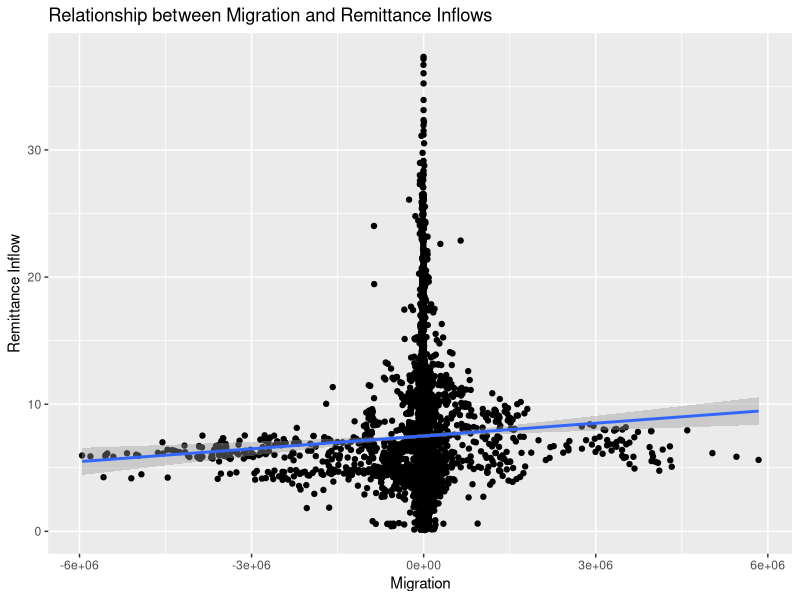
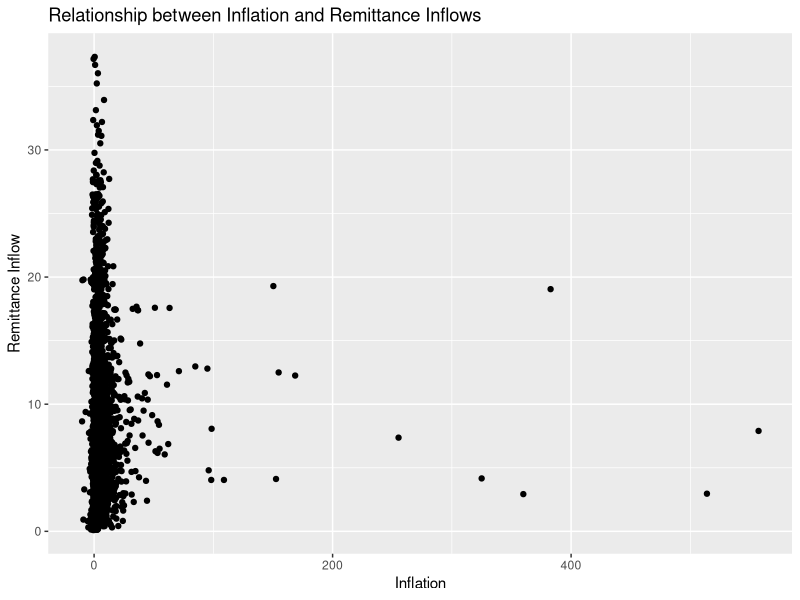
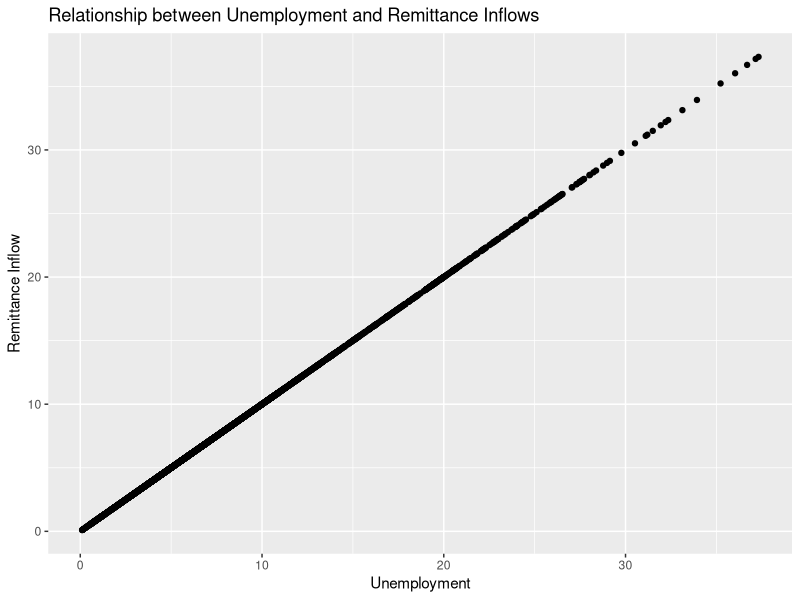
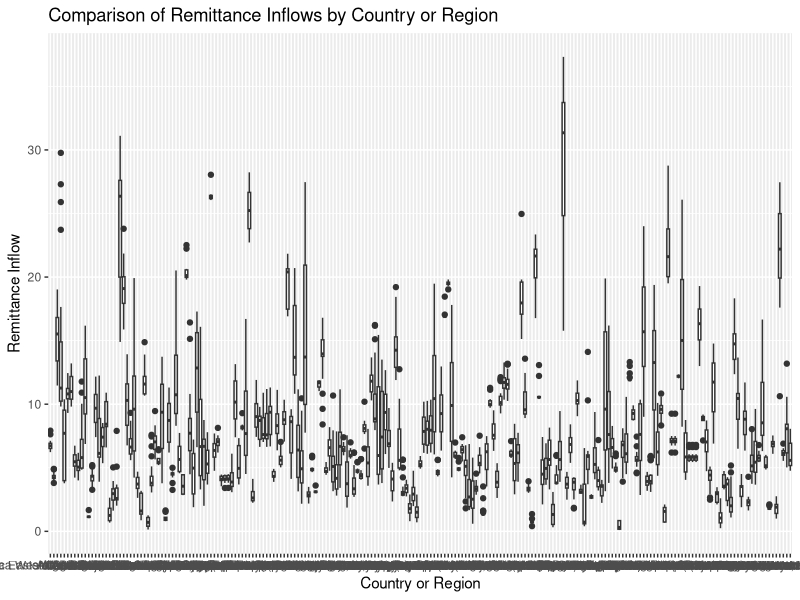

Write R code to recreate these figures, in order. (Note: this script raises an error after producing the figures.)
## ---- chunk 1
knitr::opts_chunk$set(echo = TRUE)
## ---- chunk 2
library(tidyverse)
library(readr)
library(ggplot2)
library(dplyr)
## ---- chunk 3
economic_growth <- read_csv("data/economicGrowth.csv")
migration <- read_csv("data/migration.csv")
inflation <- read_csv("data/inflation.csv")
gross_capital_formation <- read_csv("data/grossCapitalFormation.csv")
unemployment <- read_csv("data/unemployment.csv")
remittance_inflow <- read_csv("data/remittance_inflow.csv")
## ---- chunk 4
library(skimr)
qq <-skim_to_wide(inflation)
qq
## ---- chunk 5
# Select the columns representing years starting from 2000 to 2021
economic_growth <- select(economic_growth, Country_Name, `2000`:`2021`)
migration <- select(migration, Country_Name, `2000`:`2021`)
inflation <- select(inflation, Country_Name, `2000`:`2021`)
gross_capital_formation <- select(gross_capital_formation, Country_Name, `2000`:`2021`)
unemployment <- select(unemployment, Country_Name, `2000`:`2021`)

economic_growth1 <- pivot_longer(economic_growth, cols="2000":"2021",
                                 names_to = "year",
                                 values_to = "eco_growth")

migration1 <- pivot_longer(migration, cols="2000":"2021",
                                 names_to = "year",
                                 values_to = "migration")

inflation1 <- pivot_longer(inflation, cols="2000":"2021",
                                 names_to = "year",
                                 values_to = "inflation")

gross_capital_formation1 <- pivot_longer(gross_capital_formation, cols="2000":"2021",
                                 names_to = "year",
                                 values_to = "GC_formation")

unemployment1 <- pivot_longer(unemployment, cols="2000":"2021",
                                 names_to = "year",
                                 values_to = "unemployment")

remittance_inflow1 <- pivot_longer(unemployment, cols="2000":"2021",
                                 names_to = "year",
                                 values_to = "remittance_inflow")
## ---- chunk 6
# Merge the datasets based on the common identifier (Country_Name and year)
merged_data <- merge(economic_growth1, migration1, by = c("Country_Name", "year"), all = TRUE)
merged_data <- merge(merged_data, inflation1, by = c("Country_Name", "year"), all = TRUE)
merged_data <- merge(merged_data, gross_capital_formation1, by = c("Country_Name", "year"), all = TRUE)
merged_data <- merge(merged_data, unemployment1, by = c("Country_Name", "year"), all = TRUE)
merged_data <- merge(merged_data, remittance_inflow1, by = c("Country_Name", "year"), all = TRUE)

# View the merged dataset
head(merged_data)
## ---- chunk 7
# Remove rows that has N/A values
merged_data <- merged_data %>% filter(complete.cases(.))
merged_data
## ---- chunk 8
library(caret)
library(RANN)

# Create the knn imputation model on the training data
preProcess_missingdata_model <- preProcess(merged_data, method = 'knnImpute')
preProcess_missingdata_model

# Check if any predictors have all missing values
all_missing_columns <- colnames(merged_data)[apply(is.na(merged_data), 2, all)]

# Remove columns with all missing values from the new data point
newdata <- merged_data[, !colnames(merged_data) %in% all_missing_columns]

# Use the imputation model to predict the values of missing data points if there are any predictors with missing values
if (length(all_missing_columns) > 0) {
  filledData <- predict(preProcess_missingdata_model, newdata = newdata)
  
  # Fill missing values for columns with all missing values
filledData_all_missing <- merged_data[, colnames(merged_data) %in% all_missing_columns]
  filledData <- cbind(filledData, filledData_all_missing)
} else {
  filledData <- newdata
}

# Check if there are any remaining missing values in the imputed data
anyNA(filledData)
## ---- chunk 9
# To download the dataset to the project zipfile
#write.table(merged_data, 
         #   file = "\Users\layan\Downloads\Project 3 (1)\Project\data",row.names=F,
         #   sep = " , ")
## ---- chunk 10
data <- merged_data %>% filter(complete.cases(.))
merged_data

# Explore the data
head(data)  # Display the first few rows of the data
summary(data)  # Get summary statistics of the variables

# Perform linear regression
model <- lm(remittance_inflow ~ migration, data = data)

# Print the regression summary
summary(model)

# Visualize the relationship between migration and remittance inflows using a scatter plot
ggplot(data, aes(x = migration, y = remittance_inflow)) +
  geom_point() +
  geom_smooth(method = "lm") +
  labs(x = "Migration", y = "Remittance Inflow") +
  ggtitle("Relationship between Migration and Remittance Inflows")

## ---- chunk 11
data <- merged_data %>% filter(complete.cases(.))
merged_data

# Explore the data
head(data)  # Display the first few rows of the data
summary(data)  # Get summary statistics of the variables

# Calculate the correlation coefficient between inflation and remittance inflows
correlation <- cor(data$inflation, data$remittance_inflow)

# Print the correlation coefficient
cat("Correlation Coefficient:", correlation, "\n")

# Visualize the relationship between inflation and remittance inflows using a scatter plot
ggplot(data, aes(x = inflation, y = remittance_inflow)) +
  geom_point() +
  labs(x = "Inflation", y = "Remittance Inflow") +
  ggtitle("Relationship between Inflation and Remittance Inflows")

## ---- chunk 12
data <- merged_data %>% filter(complete.cases(.))
merged_data

# Explore the data
head(data)  # Display the first few rows of the data
summary(data)  # Get summary statistics of the variables

# Calculate the correlation coefficient between unemployment and remittance inflows
correlation <- cor(data$unemployment, data$remittance_inflow)

# Print the correlation coefficient
cat("Correlation Coefficient:", correlation, "\n")

# Visualize the relationship between unemployment and remittance inflows using a scatter plot
ggplot(data, aes(x = unemployment, y = remittance_inflow)) +
  geom_point() +
  labs(x = "Unemployment", y = "Remittance Inflow") +
  ggtitle("Relationship between Unemployment and Remittance Inflows")


## ---- chunk 13
data <- merged_data %>% filter(complete.cases(.))
merged_data

# Explore the data
head(data)  # Display the first few rows of the data
summary(data)  # Get summary statistics of the variables

# Generate a box plot to compare remittance inflows among countries or regions
ggplot(data, aes(x = Country_Name, y = remittance_inflow)) +
  geom_boxplot() +
  labs(x = "Country or Region", y = "Remittance Inflow") +
  ggtitle("Comparison of Remittance Inflows by Country or Region")
## ---- chunk 14
# Load required packages
library(ggplot2)
library(dplyr)
library(tidyr)

data <- merged_data %>% filter(complete.cases(.))
merged_data

# Pivot the data to wide format for heatmap visualization
heatmap_data <- data %>%
  select(Country_Name, remittance_inflow) %>%
  pivot_wider(names_from = Country_Name, values_from = remittance_inflow)

# Scale only numeric columns
heatmap_data_scaled <- heatmap_data %>%
  mutate(across(where(is.numeric), scale))

# Generate the heatmap
ggplot(heatmap_data_scaled, aes(x = Country_Name, y = 1, fill = remittance_inflow)) +
  geom_tile() +
  scale_fill_gradient2(low = "blue", mid = "white", high = "red", midpoint = 0, limits = c(-1, 1)) +
  labs(x = "Country or Region", y = "", title = "Remittance Inflows by Country or Region") +
  theme(axis.text.x = element_text(angle = 45, hjust = 1),
        axis.ticks.y = element_blank(),
        axis.title.y = element_blank(),
        panel.grid = element_blank())
## ---- chunk 15
# Load required packages
library(ggplot2)
library(dplyr)
library(tidyr)

# Pivot the data to wide format for heatmap visualization
heatmap_data <- merged_data %>%
  select(Country_Name, remittance_inflow) %>%
  pivot_wider(names_from = Country_Name, values_from = remittance_inflow)

# Scale only numeric columns
heatmap_data_scaled <- heatmap_data %>%
  mutate(across(where(is.numeric), scale))

# Generate the heatmap
ggplot(heatmap_data_scaled, aes(x = Country_Name, y = 1, fill = remittance_inflow)) +
  geom_tile() +
  scale_fill_gradient2(low = "blue", mid = "white", high = "red", midpoint = 0, limits = c(-1, 1)) +
  labs(x = "Country_Name", y = "", title = "Remittance Inflows by Country or Region") +
  theme(axis.text.x = element_text(angle = 45, hjust = 1),
        axis.ticks.y = element_blank(),
        axis.title.y = element_blank(),
        panel.grid = element_blank())
